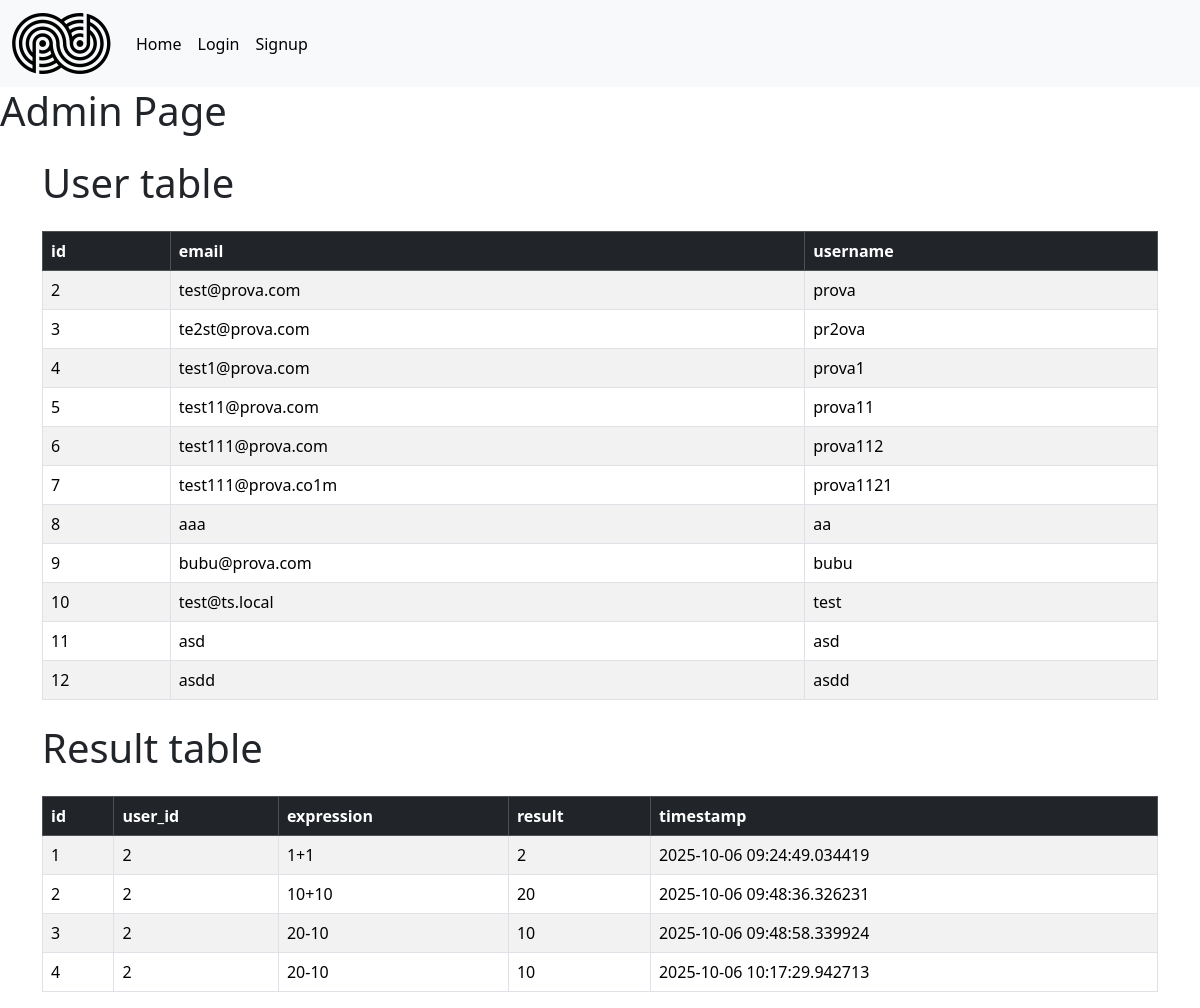
The app's page /auth/admin with its own data.
### models/model.py (models this page shows, shortened)
class User(UserMixin, db.Model):
    id = db.Column(db.Integer, primary_key= True)
    username = db.Column(db.String(80), unique=True, nullable=False)
    email = db.Column(db.String(120), unique=True, nullable=False)
    password_hash = db.Column(db.String(128))  # Campo per la password criptata
    roles = db.relationship('Role', secondary=user_roles, backref=db.backref('users', lazy='dynamic'))

class Result(db.Model):
    id = db.Column(db.Integer, primary_key=True)
    user_id = db.Column(db.Integer, db.ForeignKey('user.id'), nullable=False)
    expression = db.Column(db.String(255), nullable=False)
    result = db.Column(db.String(255), nullable=False)
    timestamp = db.Column(db.DateTime, default=datetime.datetime.utcnow)
    user = db.relationship('User', backref=db.backref('results', lazy='select'))

### routes/auth.py (the view)
@login_required
@app.route('/admin')
def admin_page():
    users = db.session.execute(db.select(User)).scalars().all()
    results = db.session.execute(db.select(Result)).scalars().all()
    return render_template('admin.html', users=users,results=results)

### templates/admin.html (shortened to what this page needs)
{% extends "base.html" %}
{% block content %}
<h1>Admin Page</h1>
    <div class="container mt-4">
        <h1 class="mb-4">User table</h1>
        <table class="table table-striped table-bordered table-hover">
            <thead class="table-dark">
                <tr>
                    <th>id</th>
                    <th>email</th>
                    <th>username</th>
                </tr>
            </thead>
            <tbody>
                {% for user in users %}
                <tr>
                    <td>{{ user.id }}</td>
                    <td>{{ user.email }}</td>
                    <td>{{ user.username }}</td>
                </tr>
                {% else %}
                <tr>
                    <td colspan="4" class="text-center">Nessun risultato trovato</td>
                </tr>
                {% endfor %}
            </tbody>
        </table>
    </div>
    <div class="container mt-4">
        <h1 class="mb-4">Result table</h1>
        <table class="table table-striped table-bordered table-hover">
            <thead class="table-dark">
                <tr>
                    <th>id</th>
                    <th>user_id</th>
                    <th>expression</th>
                    <th>result</th>
                    <th>timestamp</th>
                </tr>
            </thead>
            <tbody>
                {% for result in results %}
                <tr>
                    <td>{{ result.id }}</td>
                    <td>{{ result.user_id }}</td>
                    <td>{{ result.expression }}</td>
                    <td>{{ result.result }}</td>
                    <td>{{ result.timestamp }}</td>
                </tr>
                {% else %}
                <tr>
                    <td colspan="4" class="text-center">Nessun risultato trovato</td>
                </tr>
                {% endfor %}
            </tbody>
        </table>
    </div>
{% endblock %}

### records on screen
User: id "2", email "test@prova.com", username "prova"
User: id "3", email "te2st@prova.com", username "pr2ova"
User: id "4", email "test1@prova.com", username "prova1"
User: id "5", email "test11@prova.com", username "prova11"
User: id "6", email "test111@prova.com", username "prova112"
User: id "7", email "test111@prova.co1m", username "prova1121"
User: id "8", email "aaa", username "aa"
User: id "9", email "bubu@prova.com", username "bubu"
User: id "10", email "test@ts.local", username "test"
User: id "11", email "asd", username "asd"
User: id "12", email "asdd", username "asdd"
Result: id "1", user_id "2", expression "1+1", result "2", timestamp "2025-10-06 09:24:49.034419"
Result: id "2", user_id "2", expression "10+10", result "20", timestamp "2025-10-06 09:48:36.326231"
Result: id "3", user_id "2", expression "20-10", result "10", timestamp "2025-10-06 09:48:58.339924"
Result: id "4", user_id "2", expression "20-10", result "10", timestamp "2025-10-06 10:17:29.942713"
